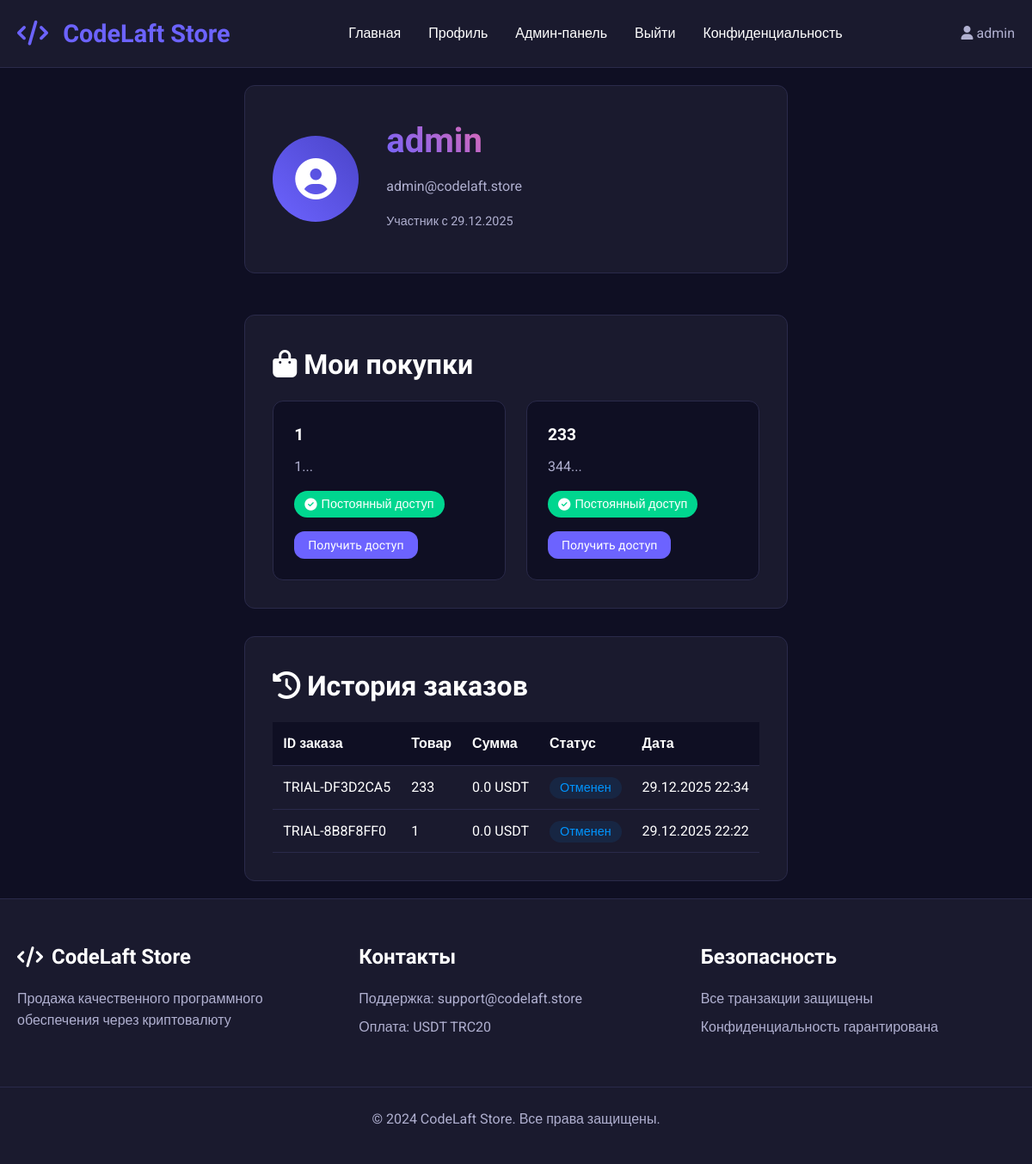
The app's page /profile (signed in), older data.
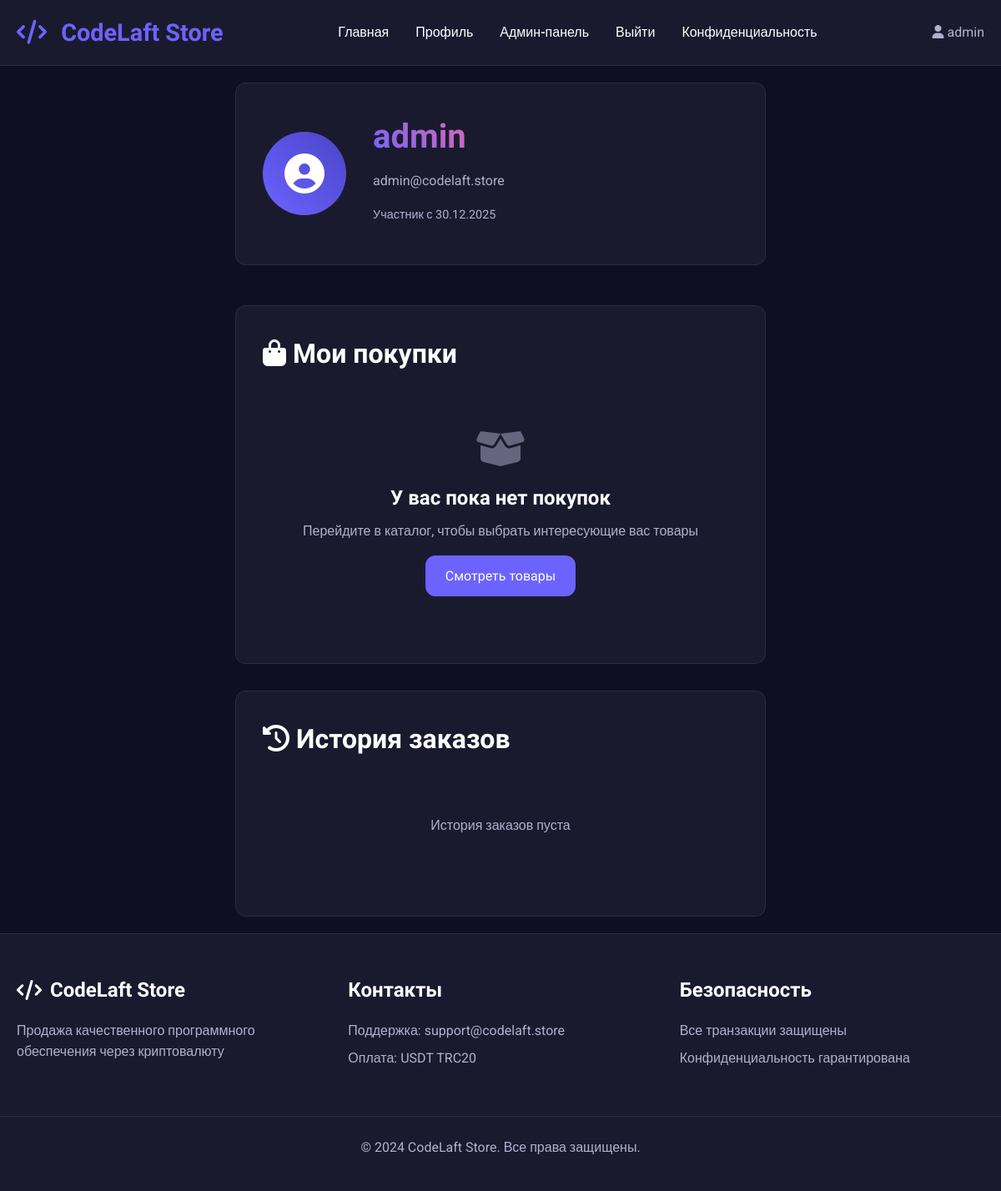
The same page, newer data.
### app.py (models this page shows, shortened)
class User(UserMixin, db.Model):
    id = db.Column(db.Integer, primary_key=True)
    username = db.Column(db.String(80), unique=True, nullable=False)
    email = db.Column(db.String(120), unique=True, nullable=False)
    password_hash = db.Column(db.String(200), nullable=False)
    created_at = db.Column(db.DateTime, default=datetime.utcnow)
    is_admin = db.Column(db.Boolean, default=False)

class UserProduct(db.Model):
    id = db.Column(db.Integer, primary_key=True)
    user_id = db.Column(db.Integer, db.ForeignKey('user.id'), nullable=False)
    product_id = db.Column(db.Integer, db.ForeignKey('product.id'), nullable=False)
    order_id = db.Column(db.Integer, db.ForeignKey('order.id'), nullable=False)
    expires_at = db.Column(db.DateTime)  # For subscriptions and trials
    is_active = db.Column(db.Boolean, default=True)
    is_trial = db.Column(db.Boolean, default=False)  # Флаг тестового периода
    user = db.relationship('User', backref=db.backref('user_products', lazy=True))
    product = db.relationship('Product')
    order = db.relationship('Order')

class Product(db.Model):
    id = db.Column(db.Integer, primary_key=True)
    name = db.Column(db.String(200), nullable=False)
    description = db.Column(db.Text, nullable=False)
    price = db.Column(db.Float, nullable=False)
    original_price = db.Column(db.Float)  # Цена без скидки
    price_type = db.Column(db.String(20), nullable=False)  # 'one_time' or 'subscription' or 'trial'
    subscription_days = db.Column(db.Integer, default=30)  # For subscription products
    trial_days = db.Column(db.Integer, default=7)  # Для тестового периода
    quantity = db.Column(db.Integer, default=1)
    image_filename = db.Column(db.String(200))
    form_fields = db.Column(db.Text)  # JSON string with form fields
    is_active = db.Column(db.Boolean, default=True)
    is_trial = db.Column(db.Boolean, default=False)  # Флаг тестового товара
    max_trial_per_user = db.Column(db.Integer, default=1)  # Максимум тестовых периодов на пользователя
    created_at = db.Column(db.DateTime, default=datetime.utcnow)
    reviews = db.relationship('Review', backref='product', lazy=True, cascade='all, delete-orphan')
    promocodes = db.relationship('Promocode', backref='product', lazy=True, cascade='all, delete-orphan')

class Order(db.Model):
    id = db.Column(db.Integer, primary_key=True)
    order_id = db.Column(db.String(50), unique=True, nullable=False)
    user_id = db.Column(db.Integer, db.ForeignKey('user.id'), nullable=False)
    product_id = db.Column(db.Integer, db.ForeignKey('product.id'), nullable=False)
    promocode_id = db.Column(db.Integer, db.ForeignKey('promocode.id'), nullable=True)
    quantity = db.Column(db.Integer, default=1)
    amount = db.Column(db.Float, nullable=False)
    original_amount = db.Column(db.Float)  # Сумма без скидки
    discount_amount = db.Column(db.Float, default=0)  # Сумма скидки
    payment_type = db.Column(db.String(20), nullable=False)
    form_data = db.Column(db.Text)  # JSON string with form data
    status = db.Column(db.String(20), default='pending')  # pending, paid, cancelled, expired, trial
    transaction_hash = db.Column(db.String(100))  # Хэш транзакции TRON
    expires_at = db.Column(db.DateTime)  # Для подписок и тестов
    payment_expires_at = db.Column(db.DateTime)  # Время истечения ожидания оплаты
    created_at = db.Column(db.DateTime, default=datetime.utcnow)
    user = db.relationship('User', backref=db.backref('orders', lazy=True))
    product = db.relationship('Product', backref=db.backref('orders', lazy=True))
    promocode = db.relationship('Promocode', backref=db.backref('orders', lazy=True))

### app.py (the view)
@app.route('/profile')
@login_required
def profile():
    user_products = UserProduct.query.filter_by(user_id=current_user.id, is_active=True).all()
    orders = Order.query.filter_by(user_id=current_user.id).order_by(Order.created_at.desc()).all()
    reviews = Review.query.filter_by(user_id=current_user.id).order_by(Review.created_at.desc()).all()
    return render_template('profile.html',
                         user_products=user_products,
                         orders=orders,
                         reviews=reviews)

### app.py (called while the page is built)
@app.context_processor
def inject_now():
    return {'now': datetime.utcnow()}

@login_manager.user_loader
def load_user(user_id):
    return User.query.get(int(user_id))

@app.context_processor
def inject_now():
    return {'now': datetime.utcnow(), 'timedelta': timedelta}

@app.before_request
def start_payment_monitor_once():
    global _monitor_started
    if not _monitor_started:
        _monitor_started = True
        monitor_thread = threading.Thread(target=TronPaymentVerifier.start_payment_monitor, daemon=True)
        monitor_thread.start()
        print("Payment monitor started")

### templates/profile.html (shortened to what this page needs)
{% extends "base.html" %}
{% block content %}
<div class="profile-container">
    <div class="profile-header">
        <div class="profile-avatar">
            <i class="fas fa-user-circle"></i>
        </div>
        <div class="profile-info">
            <h1>{{ current_user.username }}</h1>
            <p>{{ current_user.email }}</p>
            <p class="join-date">Участник с {{ current_user.created_at.strftime('%d.%m.%Y') }}</p>
        </div>
    </div>
    <div class="profile-sections">
        <div class="profile-section">
            <h2><i class="fas fa-shopping-bag"></i> Мои покупки</h2>
            {% if user_products %}
            <div class="purchases-grid">
                {% for user_product in user_products %}
                <div class="purchase-card">
                    <h3>{{ user_product.product.name }}</h3>
                    <p>{{ user_product.product.description[:50] }}...</p>
                    <div class="purchase-meta">
                        {% if user_product.product.price_type == 'subscription' and user_product.expires_at %}
                            <span class="status {% if user_product.expires_at > now %}active{% else %}expired{% endif %}">
                                {% if user_product.expires_at > now %}
                                    <i class="fas fa-check-circle"></i> Активна до {{ user_product.expires_at.strftime('%d.%m.%Y') }}
                                {% else %}
                                    <i class="fas fa-times-circle"></i> Истекла
                                {% endif %}
                            </span>
                        {% else %}
                            <span class="status active">
                                <i class="fas fa-check-circle"></i> Постоянный доступ
                            </span>
                        {% endif %}
                    </div>
                    <div class="purchase-actions">
                        <button class="btn btn-small" onclick="alert('Доступ к продукту предоставлен')">Получить доступ</button>
                    </div>
                </div>
                {% endfor %}
            </div>
            {% else %}
            <div class="empty-state">
                <i class="fas fa-box-open"></i>
                <h3>У вас пока нет покупок</h3>
                <p>Перейдите в каталог, чтобы выбрать интересующие вас товары</p>
                <a href="{{ url_for('index') }}" class="btn btn-primary">Смотреть товары</a>
            </div>
            {% endif %}
        </div>
        <div class="profile-section">
            <h2><i class="fas fa-history"></i> История заказов</h2>
            {% if orders %}
            <div class="orders-table">
                <table>
                    <thead>
                        <tr>
                            <th>ID заказа</th>
                            <th>Товар</th>
                            <th>Сумма</th>
                            <th>Статус</th>
                            <th>Дата</th>
                        </tr>
                    </thead>
                    <tbody>
                        {% for order in orders %}
                        <tr>
                            <td>{{ order.order_id }}</td>
                            <td>{{ order.product.name }}</td>
                            <td>{{ order.amount }} USDT</td>
                            <td>
                                <span class="status-badge status-{{ order.status }}">
                                    {% if order.status == 'paid' %}Оплачен
                                    {% elif order.status == 'pending' %}Ожидание
                                    {% else %}Отменен{% endif %}
                                </span>
                            </td>
                            <td>{{ order.created_at.strftime('%d.%m.%Y %H:%M') }}</td>
                        </tr>
                        {% endfor %}
                    </tbody>
                </table>
            </div>
            {% else %}
            <p class="no-data">История заказов пуста</p>
            {% endif %}
        </div>
    </div>
</div>
{% endblock %}

### templates/base.html (shortened to what this page needs)
<!DOCTYPE html>
<html lang="ru">
<head>
    <link rel="stylesheet" href="{{ url_for('static', filename='css/style.css') }}">
    <link rel="stylesheet" href="https://cdnjs.cloudflare.com/ajax/libs/font-awesome/6.4.0/css/all.min.css">
</head>
<body>
    <nav class="navbar">
        <div class="nav-container">
            <a href="{{ url_for('index') }}" class="logo">
                <i class="fas fa-code"></i> CodeLaft Store
            </a>
            <div class="nav-menu">
                <a href="{{ url_for('index') }}">Главная</a>
                {% if current_user.is_authenticated %}
                    <a href="{{ url_for('profile') }}">Профиль</a>
                    {% if current_user.is_admin %}
                        <a href="{{ url_for('admin_panel') }}">Админ-панель</a>
                    {% endif %}
                    <a href="{{ url_for('logout') }}">Выйти</a>
                {% else %}
                    <a href="{{ url_for('login') }}">Войти</a>
                    <a href="{{ url_for('register') }}">Регистрация</a>
                {% endif %}
                <a href="{{ url_for('privacy') }}">Конфиденциальность</a>
            </div>
            <div class="nav-user">
                {% if current_user.is_authenticated %}
                    <span><i class="fas fa-user"></i> {{ current_user.username }}</span>
                {% endif %}
            </div>
        </div>
    </nav>
    <div class="container">
        {% block content %}{% endblock %}
    </div>
    <footer class="footer">
        <div class="footer-container">
            <div class="footer-section">
                <h3><i class="fas fa-code"></i> CodeLaft Store</h3>
                <p>Продажа качественного программного обеспечения через криптовалюту</p>
            </div>
            <div class="footer-section">
                <h3>Контакты</h3>
                <p>Поддержка: support@codelaft.store</p>
                <p>Оплата: USDT TRC20</p>
            </div>
            <div class="footer-section">
                <h3>Безопасность</h3>
                <p>Все транзакции защищены</p>
                <p>Конфиденциальность гарантирована</p>
            </div>
        </div>
        <div class="footer-bottom">
            <p>&copy; 2024 CodeLaft Store. Все права защищены.</p>
        </div>
    </footer>
</body>
</html>

### static/css/style.css (style rules this page uses)
* { margin: 0; padding: 0; box-sizing: border-box; }
:root { --primary-color: #6c63ff; --primary-dark: #4a44c8; --secondary-color: #2d2b55; --background-color: #0f0f23; --surface-color: #1a1a2e; --text-color: #ffffff; --text-secondary: #b0b0d0; --success-color: #00d68f; --warning-color: #ffaa00; --danger-color: #ff4757; --info-color: #0095ff; --border-color: #2a2a4a; --border-radius: 12px; --shadow: 0 10px 30px rgba(0, 0, 0, 0.3); --transition: all 0.3s ease; }
body { font-family: 'Roboto', sans-serif; background-color: var(--background-color); color: var(--text-color); line-height: 1.6; min-height: 100vh; display: flex; flex-direction: column; }
.container { max-width: 1200px; margin: 0 auto; padding: 20px; flex: 1; }
h1, h2, h3, h4, h5, h6 { font-family: 'Orbitron', sans-serif; font-weight: 700; margin-bottom: 1rem; color: var(--text-color); }
h1 { font-size: 2.5rem; background: linear-gradient(45deg, var(--primary-color), #ff6b9d); -webkit-background-clip: text; -webkit-text-fill-color: transparent; }
h2 { font-size: 2rem; }
h3 { font-size: 1.5rem; }
p { margin-bottom: 1rem; color: var(--text-secondary); }
a { color: var(--primary-color); text-decoration: none; transition: var(--transition); }
.btn { display: inline-block; padding: 12px 24px; background-color: var(--primary-color); color: white; border: none; border-radius: var(--border-radius); font-family: 'Orbitron', sans-serif; font-weight: 500; font-size: 16px; cursor: pointer; transition: var(--transition); text-decoration: none; text-align: center; }
.navbar { background-color: var(--surface-color); border-bottom: 1px solid var(--border-color); padding: 1rem 0; position: sticky; top: 0; z-index: 1000; }
.nav-container { max-width: 1200px; margin: 0 auto; display: flex; justify-content: space-between; align-items: center; padding: 0 20px; }
.logo { font-family: 'Orbitron', sans-serif; font-size: 1.8rem; font-weight: 700; color: var(--primary-color); text-decoration: none; }
.logo i { margin-right: 10px; }
.nav-menu { display: flex; gap: 2rem; }
.nav-menu a { color: var(--text-color); text-decoration: none; font-weight: 500; transition: var(--transition); }
.nav-user { color: var(--text-secondary); }
.profile-container { max-width: 1000px; margin: 0 auto; }
.profile-header { display: flex; align-items: center; gap: 2rem; margin-bottom: 3rem; padding: 2rem; background-color: var(--surface-color); border-radius: var(--border-radius); border: 1px solid var(--border-color); }
.profile-avatar { width: 100px; height: 100px; background: linear-gradient(45deg, var(--primary-color), var(--primary-dark)); border-radius: 50%; display: flex; align-items: center; justify-content: center; font-size: 3rem; }
.profile-info h1 { margin-bottom: 0.5rem; }
.join-date { color: var(--text-secondary); font-size: 0.9rem; }
.profile-sections { display: flex; flex-direction: column; gap: 2rem; }
.profile-section { background-color: var(--surface-color); border-radius: var(--border-radius); padding: 2rem; border: 1px solid var(--border-color); }
.no-data { text-align: center; padding: 3rem; color: var(--text-secondary); }
.footer { background-color: var(--surface-color); border-top: 1px solid var(--border-color); margin-top: auto; }
.footer-container { max-width: 1200px; margin: 0 auto; padding: 3rem 20px; display: grid; grid-template-columns: repeat(auto-fit, minmax(250px, 1fr)); gap: 2rem; }
.footer-section h3 { margin-bottom: 1rem; display: flex; align-items: center; gap: 10px; }
.footer-section p { margin-bottom: 0.5rem; color: var(--text-secondary); }
.footer-bottom { text-align: center; padding: 1.5rem; border-top: 1px solid var(--border-color); color: var(--text-secondary); }
.empty-state { text-align: center; padding: 3rem; color: var(--text-secondary); }
.empty-state i { font-size: 3rem; margin-bottom: 1rem; opacity: 0.5; }
.empty-state h3 { margin-bottom: 0.5rem; color: var(--text-color); }

Row changes from the older to the newer data that the page shows:
removed UserProduct: product.name "1", product "1"
removed UserProduct: product.name "233", product "344"
removed Order: order_id "TRIAL-DF3D2CA5", product.name "233", amount "0.0", status "Отменен", created_at "29.12.2025 22:34"
removed Order: order_id "TRIAL-8B8F8FF0", product.name "1", amount "0.0", status "Отменен", created_at "29.12.2025 22:22"
changed User "admin": created_at "29.12.2025" → "30.12.2025"
Text that changed along with them:
text no longer shown: "ID заказа Товар Сумма Статус Дата"
text now shown: "У вас пока нет покупок Перейдите в каталог, чтобы выбрать интересующие вас товары Смотреть товары История заказов пуста"
